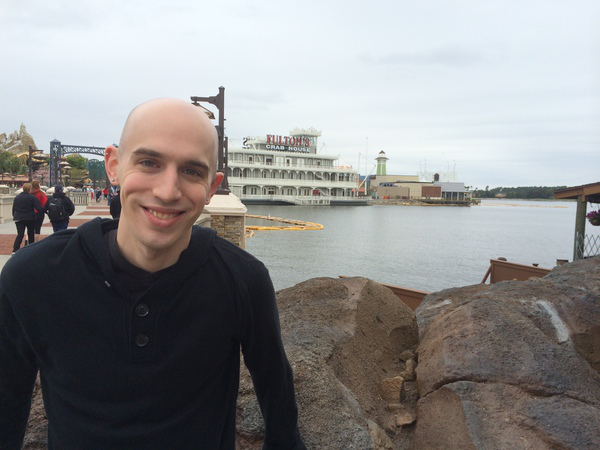
#> input picture OpenCV 101/opencv-drawing/adrian.png, 600 x 450 px
$ python opencv_rotate_practice.py --image ../opencv-drawing/adrian.png
#> lines starting #> are read from the running program, lines starting #| are printed output that depends on the picture
# USAGE
# python opencv_rotate_practice.py

# import the necessary packages
import argparse
import cv2
import imutils

#construct the argument parser and the arguments
ap = argparse.ArgumentParser()
ap.add_argument("-i", "--image", type=str, default="Linkedin-Logo.png",
    help="path to the input image")
args = vars(ap.parse_args())

# load the image and display it to our screen
image = cv2.imread(args["image"])
#> image is the input picture: shape (450, 600, 3); mean B, G, R 139.9, 140.1, 141
cv2.imshow("Original", image)

# grab the dimensions of the image and calculate the center of the image
(h, w) = image.shape[:2]
#> h = 450; w = 600
(cX, cY) = (w // 2, h // 2)
#> cX = 300; cY = 225

#rotate our image by 45 degrees around the center of the image
M = cv2.getRotationMatrix2D((cX, cY), 45, 1.0)
rotated = cv2.warpAffine(image, M, (w, h))
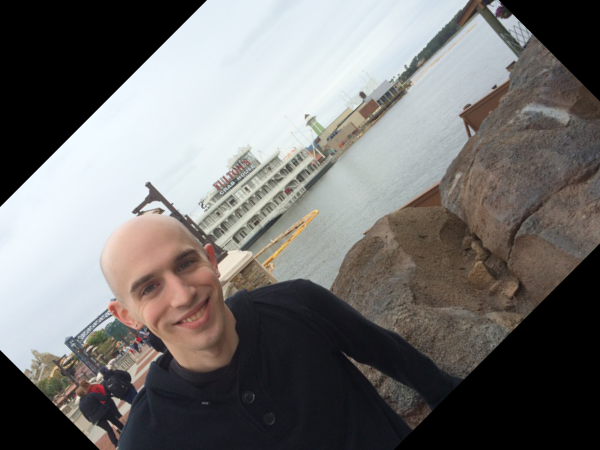
#> rotated: shape (450, 600, 3); mean B, G, R 111.9, 113.3, 115.1
cv2.imshow("Rotated by 45 degrees", rotated)

#rotate our image by -90 degrees around the center of the image
M = cv2.getRotationMatrix2D((cX, cY), -90, 1.0)
rotated = cv2.warpAffine(image, M, (w, h))
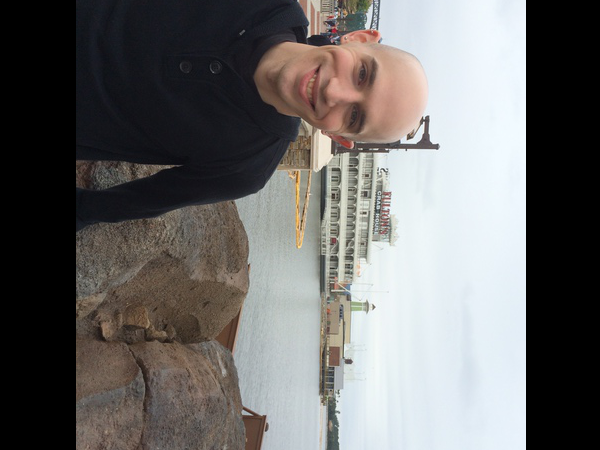
#> rotated: shape (450, 600, 3); mean B, G, R 105.6, 106.6, 107.9
cv2.imshow("Rotated by 90 degrees", rotated)

# rotate our image around an arbitrary point rather than the center
M = cv2.getRotationMatrix2D((10, 10), 45, 1.0)
rotated = cv2.warpAffine(image, M, (w, h))
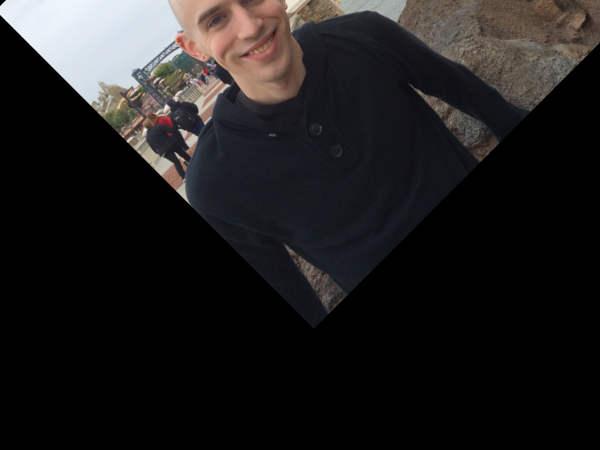
#> rotated: shape (450, 600, 3); mean B, G, R 30.1, 30, 31.7
cv2.imshow("Rotated by 45 degrees", rotated)

# use our imutils function to raote an image 180 degrees
rotated = imutils.rotate(image, 180)
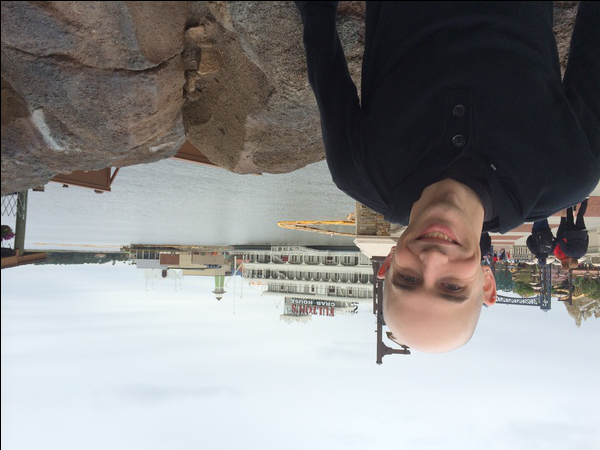
#> rotated: shape (450, 600, 3); mean B, G, R 139.1, 139.3, 140.3
cv2.imshow("Rotated by 180 degrees", rotated)

# rotate our image by 33 degrees counterclockwise, ensuring the
# entire rotated image still views in the viewing area
rotated = imutils.rotate_bound(image, -33)
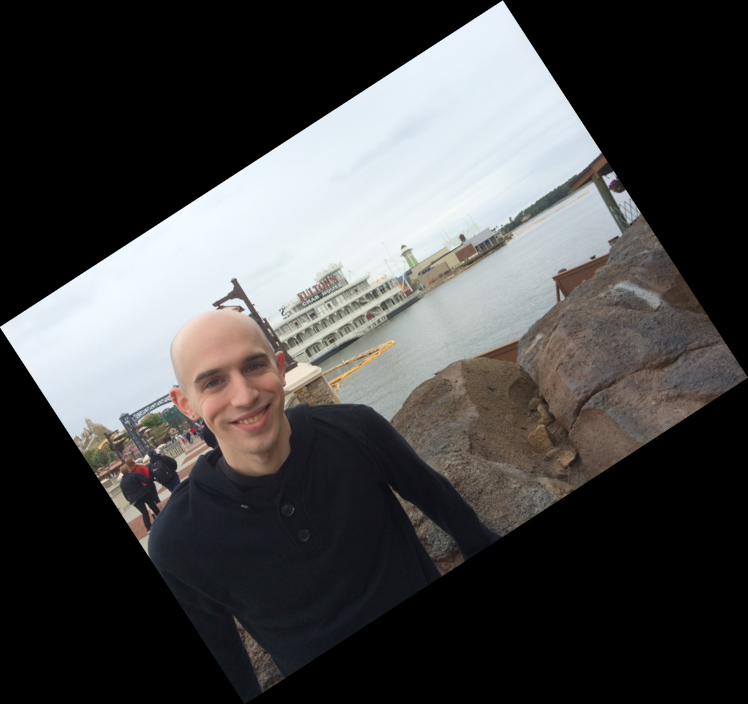
#> rotated: shape (704, 748, 3); mean B, G, R 71.7, 71.8, 72.3
cv2.imshow("Rotated without Cropping", rotated)
cv2.waitKey(0)

$ run again, on OpenCV 101/opencv-image-arithmetic/grand_canyon.png
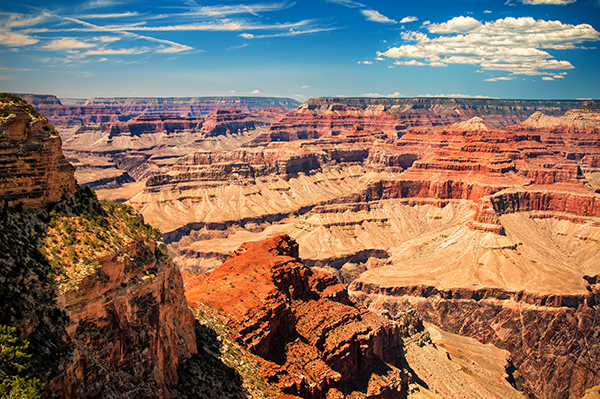
#> input picture OpenCV 101/opencv-image-arithmetic/grand_canyon.png, 600 x 399 px
#> image is the input picture: shape (399, 600, 3); mean B, G, R 97.3, 113.1, 138.6
#> `rotated = imutils.rotate(image, 180)`:
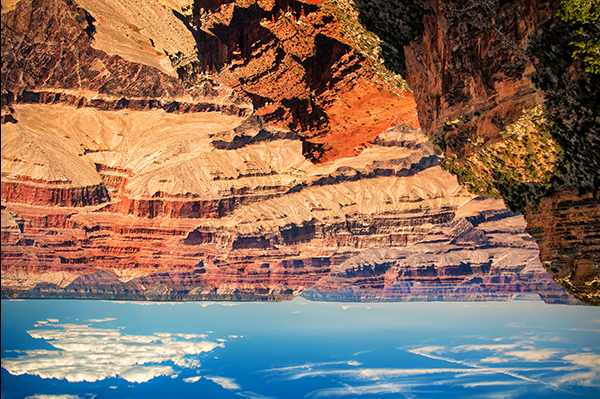
#> rotated: shape (399, 600, 3); mean B, G, R 97.2, 113.1, 138.5
#> `rotated = imutils.rotate_bound(image, -33)`:
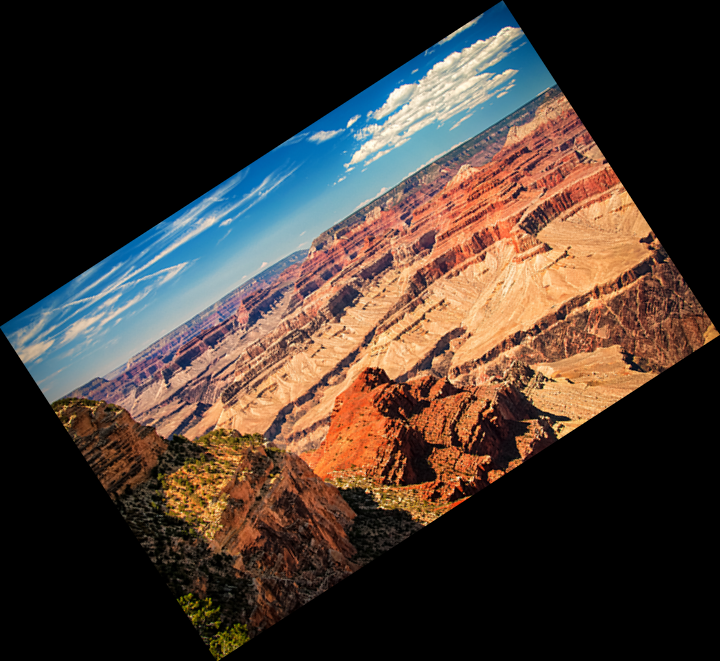
#> rotated: shape (661, 720, 3); mean B, G, R 48.9, 56.9, 69.7
